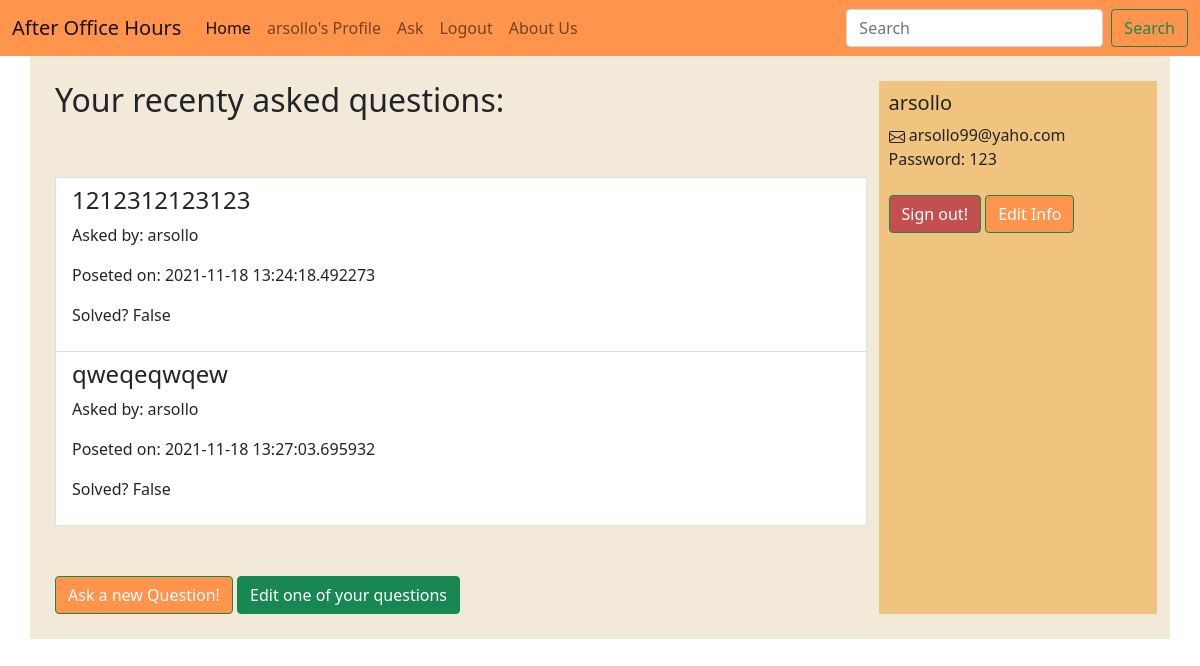
The page /profile (signed in) on the database as committed earlier.
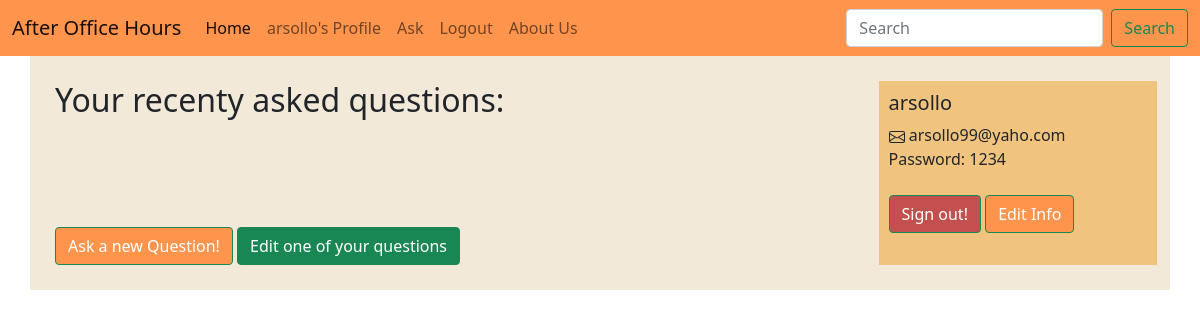
The same page on the database as committed later.
### Question.py (models this page shows)
class User(UserMixin, db.Model):
    id = db.Column(db.Integer, primary_key=True)
    username = db.Column(db.String(20), unique=True, nullable=False)
    email = db.Column(db.String(120), unique=True, nullable=False)
    password = db.Column(db.String(60), nullable=False)
    questions = db.relationship('Question', backref='author', lazy=True)

class Question(db.Model):
    id = db.Column(db.Integer, primary_key=True)
    q_text = db.Column(db.Text)
    asked_by_id = db.Column(db.String, db.ForeignKey('user.username'))
    post_time = db.Column(db.DateTime)
    solved = db.Column(db.Boolean)
    answers = db.relationship('Answer', backref='question', lazy = True)

### Question.py (the view)
@app.route("/profile")
@login_required
def profile():
        user = current_user
        email = user.email
        user_name = user.username
        user_password = user.password
        questions = Question.query.filter_by(asked_by_id = user_name)
        context = {
            'questions' : questions,
            'email' : email,
            'user_name' : user_name,
            'user_password' : user_password
            }
        return render_template("profile.html", **context)

### Question.py (called while the page is built)
@login_manager.user_loader
def load_user(user_id):
    print(user_id)
    return User.query.get(int(user_id))

### Templates/profile.html (shortened to what this page needs)
{% extends 'home.html' %}
{% block content %}
	<div class="container" id="user_header">
		<div class="row">
			<div class="col-9" id="user_questions">
				<h2>Your recenty asked questions:</h2>
				<div id="user_asked_questions">
					{% if questions %}
						{% for question in questions %}
						<a href="{{url_for('question', question_id = question.id)}}" class="list-group-item">
							<h4 class="list-group-item-heading">{{ question.q_text }}</h4>
							<p class="list-group-item-text">Asked by: {{ question.asked_by_id }}</p>
							<p class="list-group-item-text">Poseted on: {{ question.post_time }}</p>
							<p class="list-group-item-text">Solved? {{ question.solved }}</p>
						</a>
						{% endfor %}
						{% else %}
                 		   <h2>It looks like you haven't asked any questions yet!</h2>
                    {% endif %}
				</div>
				<button type="button" class="btn btn-success" id="user_ask_new_question_btn" onclick="window.location.href='{{ url_for( 'ask') }}';">Ask a new Question!</button>
				<button type="button" class="btn btn-success" id="user_edit_asked_question_btn" onclick="window.location.href='{{ url_for( 'go_to_edit_questions') }}';">Edit one of your questions</button>
			</div>
			<div class="col-3" id="user_info">
				<h5>{{user_name}}</h3>
				<div class="user_email">
					<label>{{email}}</label>
				</div>
				<div class="user_password">
					<label>Password: {{user_password}}</label>
				</div>
				<br>
				<button type="button" class="btn btn-success" id="user_sign_out_btn" onclick="window.location.href='{{ url_for( 'logout') }}';">Sign out!</button>
				<button type="button" class="btn btn-success" id="user_edit_profile_btn" onclick="window.location.href='{{ url_for( 'edit_user_profile') }}';">Edit Info</button>
			</div>
		</div>
	</div>
	{% endblock %}

### Templates/home.html (shortened to what this page needs)
<!DOCTYPE html>
<html>
<head>
	<link href="https://cdn.jsdelivr.net/npm/bootstrap@5.1.3/dist/css/bootstrap.min.css" rel="stylesheet">
	<link rel="stylesheet" href="{{ url_for('static', filename = 'website_style.css')}}">
</head>
<body>
    <nav class="navbar navbar-expand-lg navbar-light ">
      <div class="container-fluid">
        <a class="navbar-brand" href="/">After Office Hours</a>
        <div class="collapse navbar-collapse" id="navbarScroll">
          <ul class="navbar-nav me-auto my-2 my-lg-0 navbar-nav-scroll" style="--bs-scroll-height: 100px;">
            <li class="nav-item">
              <a class="nav-link active" aria-current="page" href="{{ url_for('home') }}">Home</a>
            </li>
            {% if current_user.is_authenticated %}
            <li class="nav-item">
              <a class="nav-link" href="{{ url_for('profile') }}">{{current_user.username}}'s Profile</a>
            </li>
            <li class="nav-item">
              <a class="nav-link" href="{{ url_for('ask') }} ">Ask</a>
            </li>
            <li class="nav-item">
              <a class="nav-link" href="{{ url_for('logout') }}">Logout</a>
            </li>
            {%endif%}
              <a class="nav-link" href="{{ url_for('about') }} ">About Us</a>
          </ul>
          <form class="d-flex">
            <input class="form-control me-2" type="search" placeholder="Search" aria-label="Search">
            <button class="btn btn-outline-success" type="submit">Search</button>
          </form>
        </div>
      </div>
    </nav>
    {% block content %}{% endblock content %}
  </body>
</html>

### static/website_style.css (style rules this page uses)
* { margin: 0; padding: 0; }
.navbar-light { background-color: rgb(255, 148, 77); }
#user_header { background-color: rgb(242, 233, 217); padding: 25px 25px 25px 25px; }
#user_info { background-color: rgb(240, 195, 127); padding: 10px 10px 10px 10px; }
#user_asked_questions { padding-top: 50px; padding-bottom: 50px; }
#user_sign_out_btn { background-color: rgb(196, 79, 79); }
#user_edit_profile_btn { background-color: rgb(255, 148, 77); }
#user_ask_new_question_btn { background-color: rgb(255, 148, 77); }

Rows that differ between the two databases and show on the page:
removed Question: q_text "1212312123123", asked_by_id "arsollo", post_time "2021-11-18 13:24:18.492273", solved "False"
removed Question: q_text "qweqeqwqew", asked_by_id "arsollo", post_time "2021-11-18 13:27:03.695932", solved "False"
changed User "arsollo": password "123" → "1234"
